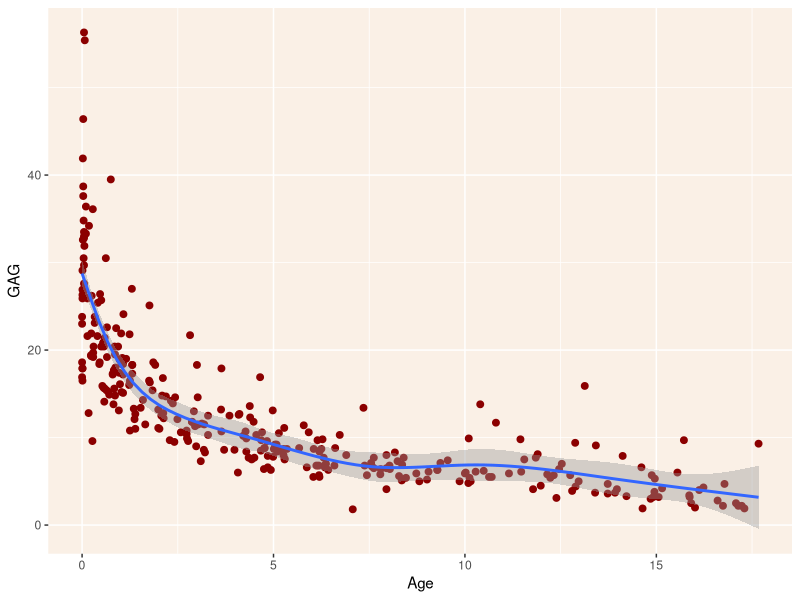
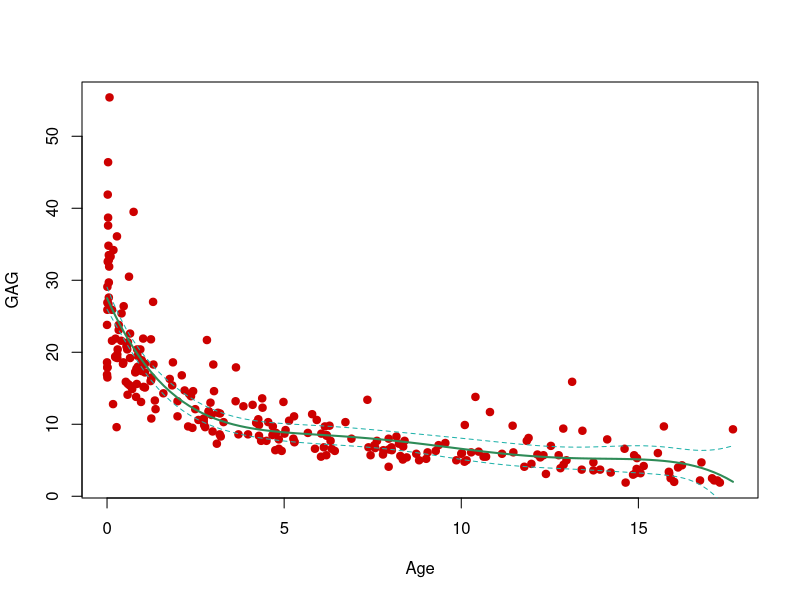
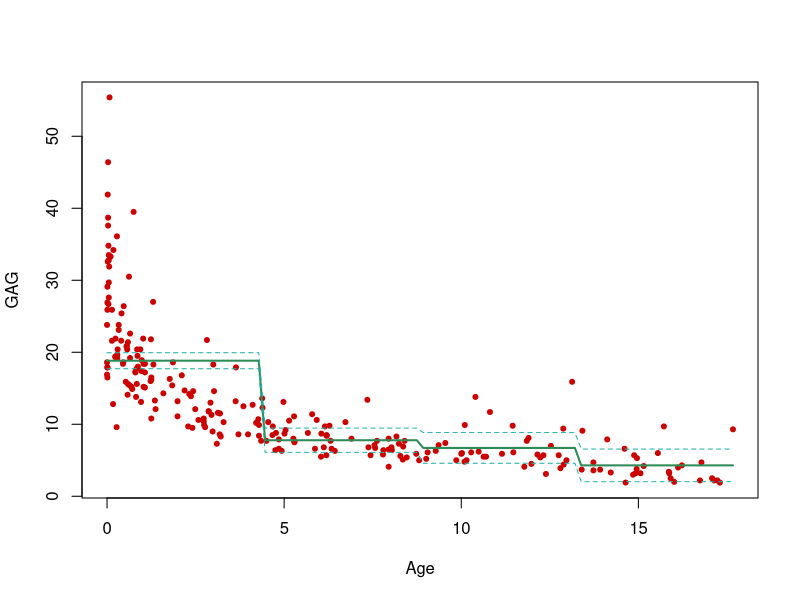
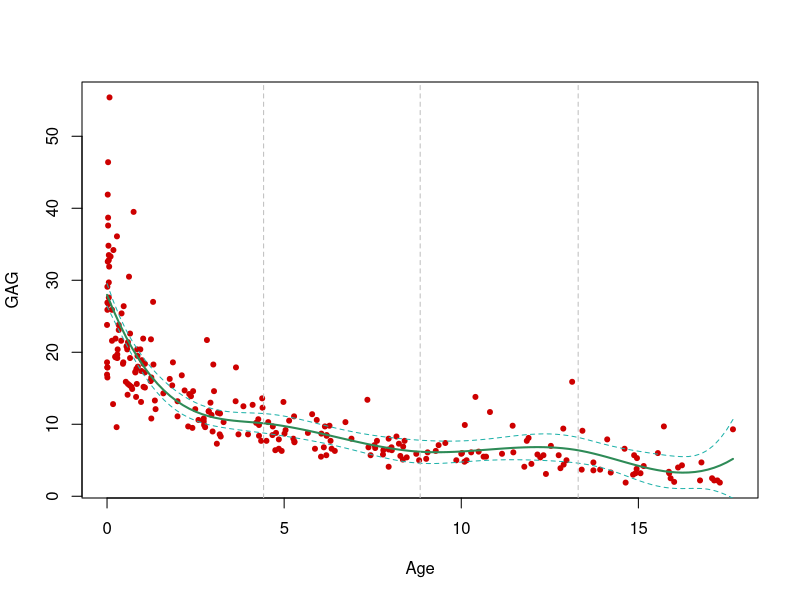
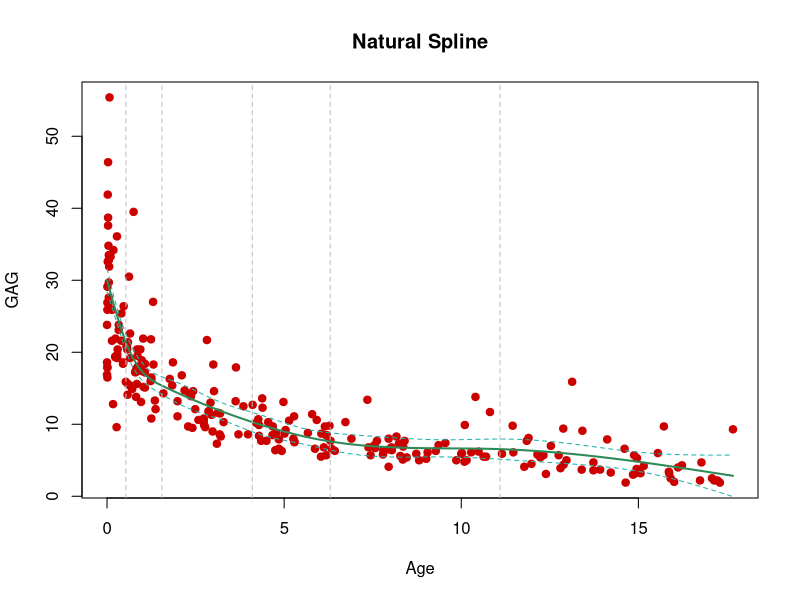
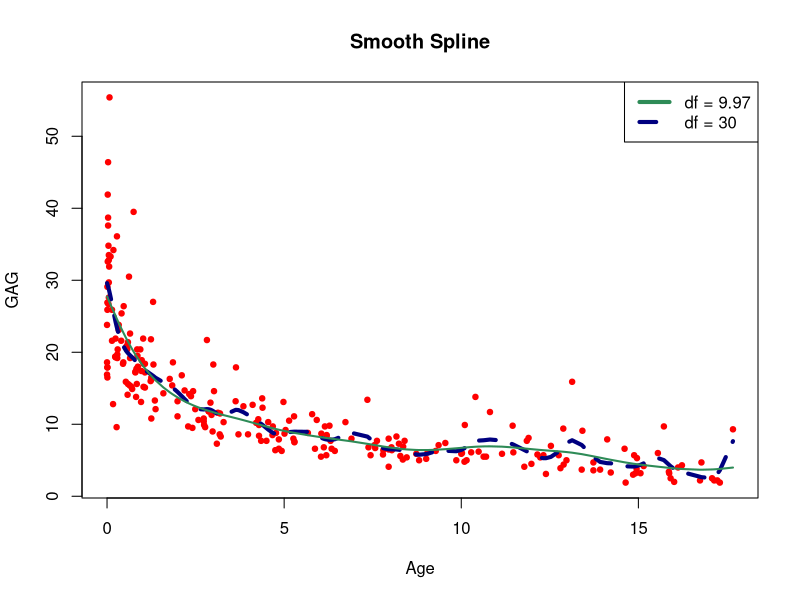
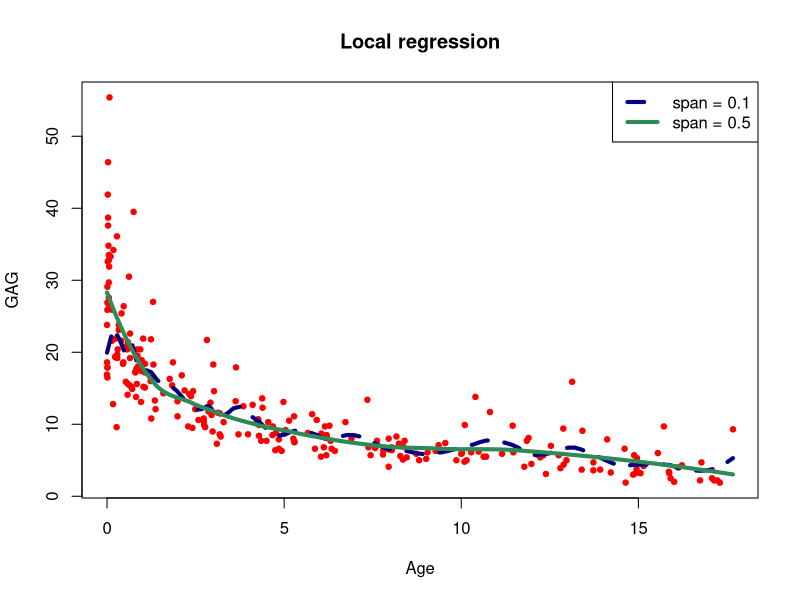

These figures' R source, in order:

# see:
#https://towardsdatascience.com/unraveling-spline-regression-in-r-937626bc3d96

library(MASS)
data(GAGurine)

library(tidyverse)

df = GAGurine

df = as_tibble(df)


df %>%
  ggplot(aes(y=GAG)) +
  geom_point(aes(x=Age), cex=2, color='darkred', pch=19)+
  geom_smooth(aes(x=Age, y=GAG),method = 'gam')+
  theme(panel.background = element_rect(fill='linen'))



set.seed(45)

# tamanho do treino ----

tr = round(0.8*nrow(df))

# amostra ----


treino = sample(nrow(df), tr, replace=F)


# Treino e teste ----


df_treino = df[treino, ]
df_teste = df[-treino, ]


# regressão polinomial ----


for (o in 1:5) {
  m1 = lm(GAG ~ poly(Age, o, raw = T), df_treino)
  assign(paste('lm', o, sep=''), m1)
}


anova(lm1, lm2, lm3, lm4, lm5)


summary(lm5)


# forecast com reg polinomial -----


x = seq(min(df$Age), max(df$Age), length=100)

y_hat = predict(lm5, newdata = data.frame(Age= x), interval = 'confidence')

plot(GAG~Age, df_treino, pch=19, col='red3')
lines(x, y_hat[,1], col='seagreen', lwd=2)
matlines(x, y_hat[,2:3], col='lightseagreen', lwd=1, lty = 2) #plota duas colunas



# step function -----


step1 = lm(GAG~cut(Age, 4), data=df_treino) # cut gera um fator, logo as variáveis são dummies
summary(step1)                


y_hat_step = predict(step1,newdata = data.frame(Age=x), interval = 'confidence' )

plot(GAG~Age, df_treino, pch=20, col='red3')
lines(x, y_hat_step[,1], col='seagreen', lwd=2)
matlines(x, y_hat_step[,2:3], col='lightseagreen', lwd=1, lty = 2) #plota duas colunas




# Splines - polinômios por partes -----

library(splines)

sp1 = lm(GAG~bs(Age, knots = c(4.42, 8.84, 13.3)), df_treino)
summary(sp1)

y_hat_sp1 = predict(sp1, newdata = data.frame(Age=x), interval = 'confidence' )

plot(GAG~Age, df_treino, pch=20, col='red3')
lines(x, y_hat_sp1[,1], col='seagreen', lwd=2)
matlines(x, y_hat_sp1[,2:3], col='lightseagreen', lwd=1, lty = 2) #plota duas colunas
abline(v = attr(bs(df_treino$Age, knots = c(4.42, 8.84, 13.3)), 'knots'), col='gray', lty=2 )




# criando a spline ----

knot = c(4.42, 8.84, 13.3)

x_k1 = df$Age - knot[1]
x_k1[x_k1<0] = 0

x_k2 = df$Age - knot[2]
x_k2[x_k2<0] = 0


x_k3 = df$Age - knot[3]
x_k3[x_k3<0] = 0


my_sp = lm(GAG ~ Age + I(Age^2) + I(Age^3) + 
             I(x_k1^3) + I(x_k2^3) + I(x_k3^3), df)

summary(my_sp)



# Spline natural ----



sp_nat = lm(GAG ~ ns(Age, df = 6), df)

summary(sp_nat)

y_hat_nat = predict(sp_nat, newdata = data.frame(Age=x), interval = 'confidence' )

plot(GAG~Age, df_treino, pch=20, col='red3', main = 'Natural Spline', cex=1.5)
lines(x, y_hat_nat[,1], col='seagreen', lwd=2)
matlines(x, y_hat_nat[,2:3], col='lightseagreen', lwd=1, lty = 2) #plota duas colunas
abline(v = attr(ns(df$Age, df = 6), 'knots'), col='gray', lty=2 )


# Smooth splines ----

attach(df_treino)

ssm1 = smooth.spline(Age, GAG, df=30)
ssm2 = smooth.spline(Age, GAG, cv = T, penalty = 1 )


plot(GAG~Age, df_treino, pch=20, col='red', main = 'Smooth Spline', cex=1.1)
lines(ssm1,  col = 'navy', lwd = 4, lty = 2)
lines(ssm2,  col = 'seagreen', lwd = 2)
legend('topright', legend = c(paste0('df = ', round(ssm2$df, 2) ), 'df = 30'),
       col = c('seagreen', 'navy'), lty=1:2, lwd = 4)


# Local regression ----

loc1 = loess(GAG ~ Age, span = 0.1, df_treino)

loc2 = loess(GAG ~ Age, span = 0.5, df_treino)

summary(loc2)


y_hat_loc1 = predict(loc1, newdata = data.frame(Age = x), interval = 'confidence' )
y_hat_loc2 = predict(loc2, newdata = data.frame(Age = x), interval = 'confidence' )

plot(GAG ~ Age, df_treino, pch=20, col='red', main = 'Local regression', cex=1.1)
lines(x, y_hat_loc1, col = 'navy', lwd = 4, lty = 2 )
lines(x, y_hat_loc2, col = 'seagreen', lwd = 4)
legend('topright', legend = c('span = 0.1', 'span = 0.5'),
       col = c('navy', 'seagreen'), lty=2:1, lwd = 4)




# comparar modelos ----


loc1_t = predict(loc1, newdata = df_treino)
loc2_t = predict(loc2, newdata = df_treino)
sp_nat_t = predict(sp_nat, newdata = df_treino)
#ssm1_t = predict(ssm1, newdata = df_treino)
#ssm2_t = predict(ssm2, newdata = df_treino)
sp1_t = predict(sp1, newdata = df_treino)
lm5_t = predict(lm5, newdata = df_treino)
step1_t = predict(step1, newdata = df_treino)



library(caret)

t1 = data.frame(obs = df_treino$GAG, pred = loc1_t )

t2 = data.frame(obs = df_treino$GAG, pred = loc2_t )

t3 = data.frame(obs = df_treino$GAG, pred = sp_nat_t )

t4 = data.frame(obs = df_treino$GAG, pred = sp1_t )

t5 = data.frame(obs = df_treino$GAG, pred = lm5_t )

t6 = data.frame(obs = df_treino$GAG, pred = step1_t )



res_t = data.frame(
  loc1 = defaultSummary(t1),
  loc2 = defaultSummary(t2),
  sp_nat = defaultSummary(t3),
  sp1 = defaultSummary(t4),
  lm5 = defaultSummary(t5),
  step1 = defaultSummary(t6)
)


res_t


















